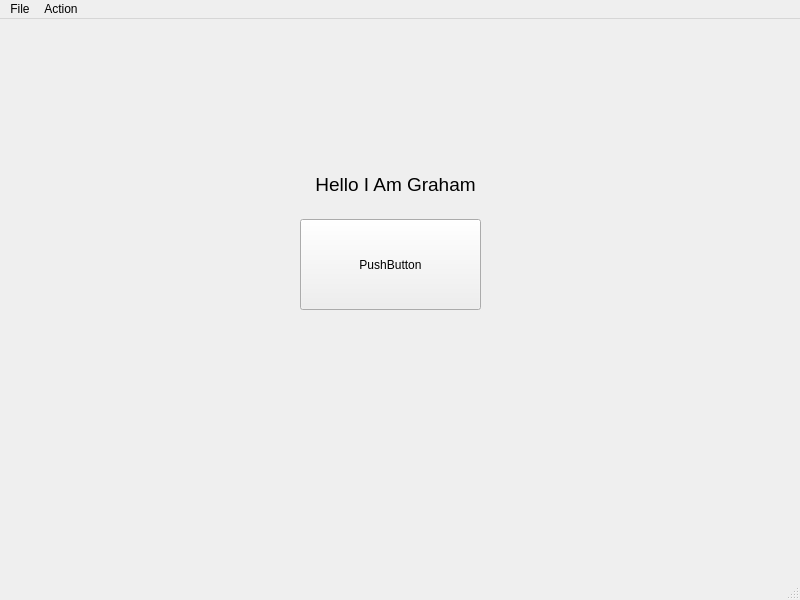
<?xml version="1.0" encoding="UTF-8"?>
<ui version="4.0">
 <class>MainWindow</class>
 <widget class="QMainWindow" name="MainWindow">
  <property name="geometry">
   <rect>
    <x>0</x>
    <y>0</y>
    <width>800</width>
    <height>600</height>
   </rect>
  </property>
  <property name="windowTitle">
   <string>MainWindow</string>
  </property>
  <widget class="QWidget" name="centralwidget">
   <widget class="QLabel" name="label1">
    <property name="geometry">
     <rect>
      <x>310</x>
      <y>130</y>
      <width>171</width>
      <height>71</height>
     </rect>
    </property>
    <property name="font">
     <font>
      <family>Arial</family>
      <pointsize>14</pointsize>
     </font>
    </property>
    <property name="text">
     <string>Hello I Am Graham</string>
    </property>
    <property name="alignment">
     <set>Qt::AlignCenter</set>
    </property>
   </widget>
   <widget class="QPushButton" name="button1">
    <property name="geometry">
     <rect>
      <x>300</x>
      <y>200</y>
      <width>181</width>
      <height>91</height>
     </rect>
    </property>
    <property name="text">
     <string>PushButton</string>
    </property>
   </widget>
  </widget>
  <widget class="QMenuBar" name="menubar">
   <property name="geometry">
    <rect>
     <x>0</x>
     <y>0</y>
     <width>800</width>
     <height>22</height>
    </rect>
   </property>
   <property name="defaultUp">
    <bool>true</bool>
   </property>
   <property name="nativeMenuBar">
    <bool>false</bool>
   </property>
   <widget class="QMenu" name="menuFile">
    <property name="title">
     <string>File</string>
    </property>
    <addaction name="actionAbout"/>
    <addaction name="separator"/>
   </widget>
   <widget class="QMenu" name="menuAction">
    <property name="title">
     <string>Action</string>
    </property>
    <addaction name="actionOpen"/>
    <addaction name="actionClose"/>
    <addaction name="actionFly"/>
    <addaction name="separator"/>
    <addaction name="actionExit"/>
   </widget>
   <addaction name="menuFile"/>
   <addaction name="menuAction"/>
  </widget>
  <widget class="QStatusBar" name="statusbar"/>
  <action name="actionOpen">
   <property name="text">
    <string>Open</string>
   </property>
  </action>
  <action name="actionClose">
   <property name="text">
    <string>Close</string>
   </property>
  </action>
  <action name="actionFly">
   <property name="text">
    <string>Fly</string>
   </property>
  </action>
  <action name="actionExit">
   <property name="text">
    <string>Exit</string>
   </property>
  </action>
  <action name="actionAbout">
   <property name="text">
    <string>About</string>
   </property>
  </action>
 </widget>
 <resources/>
 <connections/>
</ui>
